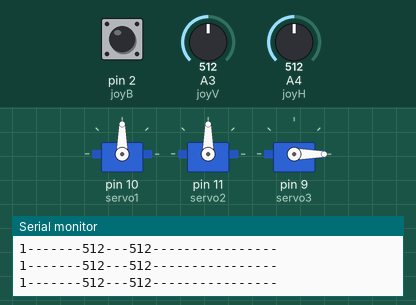
This sketch was run on a simulated Arduino Uno, built with avr-gcc and run on an emulated ATmega328P. Shown: 3 × servo, the last lines printed to the serial monitor. The test bench sets the inputs (shaded band); at power-on: A3 (joyV) = 512, A4 (joyH) = 512, pin 2 (joyB) HIGH.

Above: at 1.2 s.
1.3 s: A3 (joyV) set to 716
At 1.9 s:
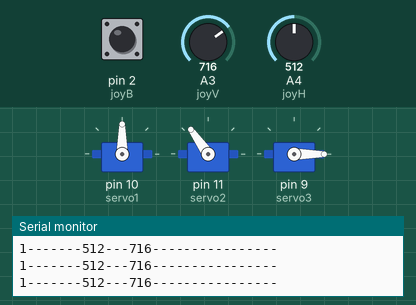
2.8 s: A4 (joyH) set to 716
At 3.7 s:
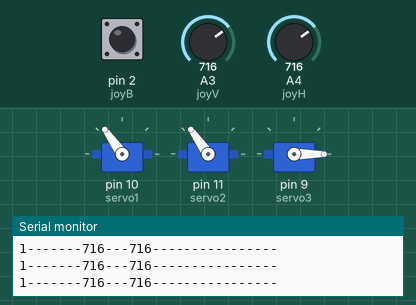
4.3 s: pin 2 (joyB) pulled LOW for 0.15 s
At 5.6 s:
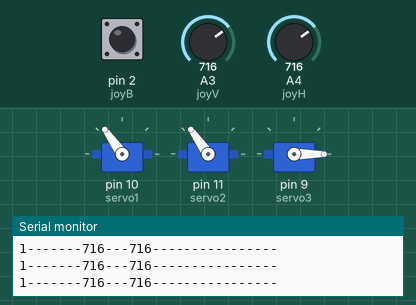
5.9 s: A3 (joyV) set to 900
At 6.4 s:
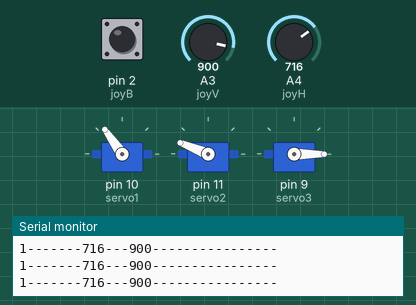
7.4 s: A4 (joyH) set to 900
At 8.2 s:
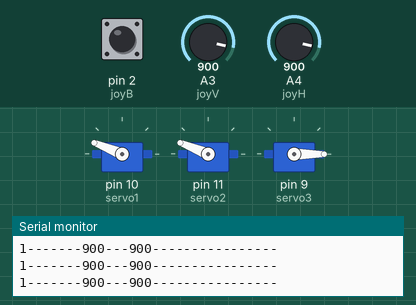
8.9 s: pin 2 (joyB) pulled LOW for 1 s
At 9.7 s:
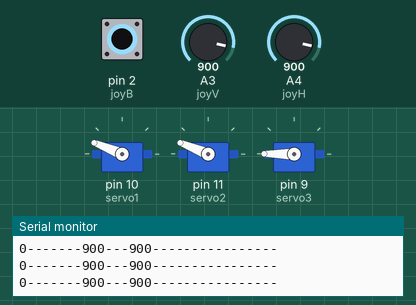
Timing chart, 0 to 11.9 s (numbered marks = the images above; inputs shaded):
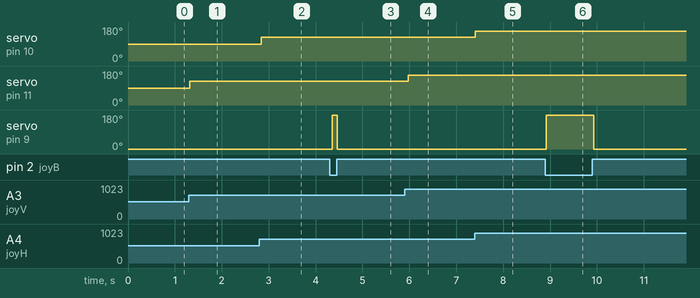

The sketch:

app.ino
```cpp
#include <Servo.h>

const int servo1 = 10;      //servo#1 to digital 10~
const int servo2 = 11;      //servo#2 to digital 11~
const int servo3 = 9;       //servo#3 to digital 9~
const int joyB = 2;         //SW(switch) to digital 2
const int joyH = A4;        //x axis to A4
const int joyV = A3;        //y axis to A3

int servoVal;

Servo myservo1;
Servo myservo2;
Servo myservo3;

void setup() {
  // Servo
  myservo1.attach(servo1);
  myservo2.attach(servo2);
  myservo3.attach(servo3);
  pinMode(joyB, INPUT_PULLUP);
  //myservo3.write(0);

  // Initialize Serial
  Serial.begin(9600);

}

void loop() {
  //Display Joystick values using the serial monitor
  outputJoystick();

  // Read the horizontal joystick value (between 0 and 1023)
  servoVal = analogRead(joyH);
  servoVal = map(servoVal, 0, 1023, 0, 180);        // scale it to use with the servo (result between 0 and 180);

  myservo1.write(servoVal);                         // sets the servo postion according to the scaled value

  //Read the vertical joystick value (value between 0 and 1023)
  servoVal = analogRead(joyV);
  servoVal = map(servoVal, 0, 1023, 0, 180);

  myservo2.write(servoVal);

  //Read the button joystick
  servoVal = digitalRead(joyB);
  if(servoVal == LOW){
   myservo3.write(180);
  }
  else{
   myservo3.write(0);
  }


  delay(100);
}


/**
* Display joystick values
*/
void outputJoystick(){

    Serial.print(analogRead(joyH));
    Serial.print ("---");
    Serial.print(analogRead(joyV));
    Serial.println ("----------------");
    Serial.print(digitalRead(joyB));
    Serial.print ("-------");
}
```

Measured:
- after the input at 1.3 s, servo on pin 11 (servo2): 90° → 125° at once
- after the input at 2.8 s, servo on pin 10 (servo1): 90° → 125° at once
- after the input at 4.3 s, servo on pin 9 (servo3): 0° → 180° after 0.06 s, → 0° 0.10 s later
- after the input at 5.9 s, servo on pin 11 (servo2): 125° → 158° after 0.08 s
- after the input at 7.4 s, servo on pin 10 (servo1): 125° → 158° at once
- after the input at 8.9 s, servo on pin 9 (servo3): 0° → 180° at once, → 0° 1.0 s later
